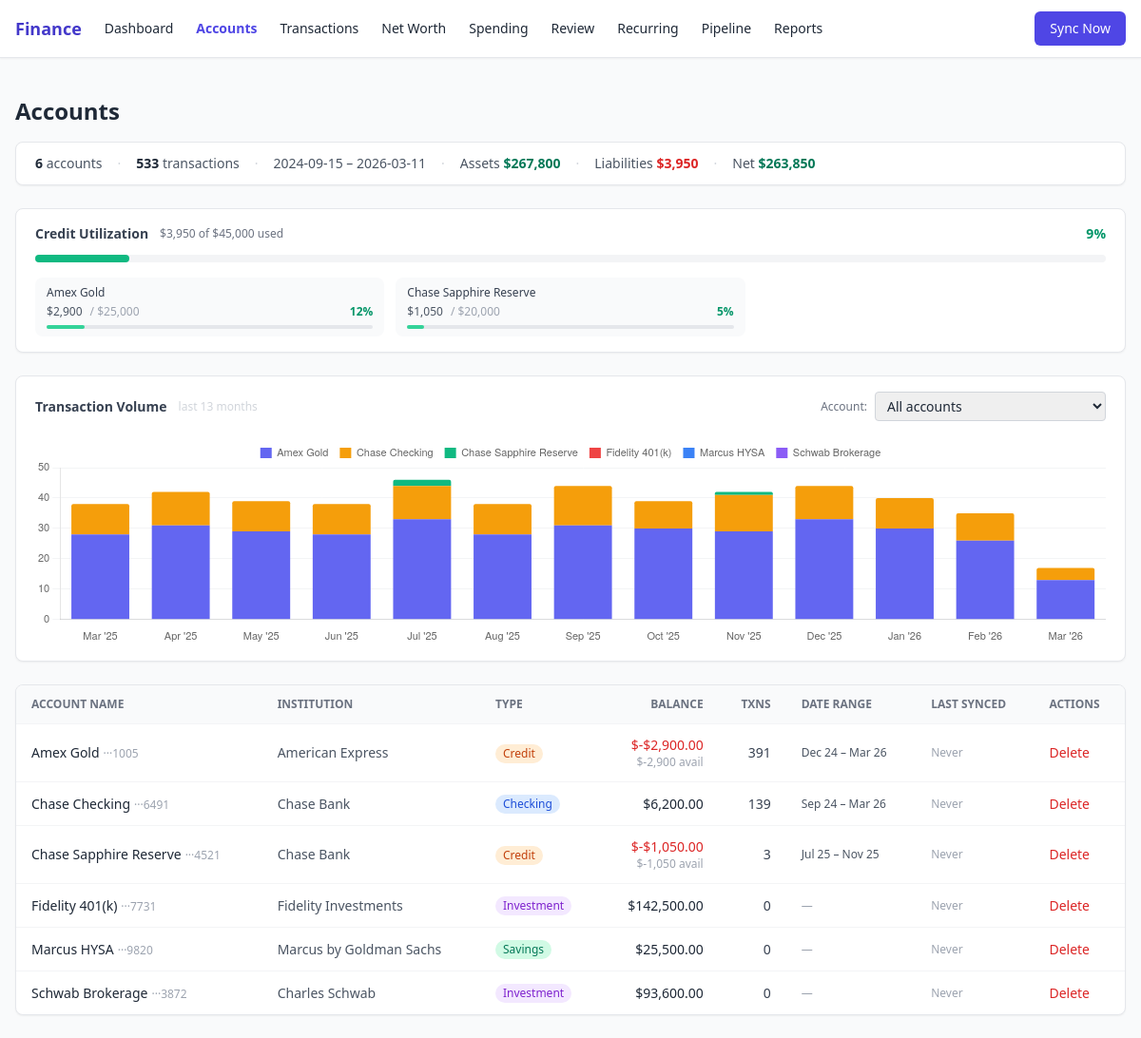
Screenshot of /accounts with the database file from the repository.
### tables this page shows
CREATE TABLE balances (
    id         INTEGER PRIMARY KEY AUTOINCREMENT,
    account_id TEXT REFERENCES accounts(id),
    timestamp  INTEGER NOT NULL,  -- unix ms
    balance    REAL,
    available  REAL
);

CREATE TABLE accounts (
    id             TEXT PRIMARY KEY,
    institution_id TEXT REFERENCES institutions(id),
    name           TEXT NOT NULL,
    type           TEXT,  -- 'checking' | 'savings' | 'credit' | 'investment' | 'loan'
    currency       TEXT DEFAULT 'USD',
    mask           TEXT,
    active         INTEGER DEFAULT 1
);

CREATE TABLE credit_limits (
    account_id   TEXT PRIMARY KEY REFERENCES accounts(id),
    credit_limit REAL NOT NULL,
    updated_at   INTEGER NOT NULL  -- unix ms
);

CREATE TABLE institutions (
    id     TEXT PRIMARY KEY,
    name   TEXT NOT NULL,
    url    TEXT,
    source TEXT NOT NULL  -- 'simplefin' | 'csv'
);

### finance/web/app.py (the view)
@app.get("/accounts", response_class=HTMLResponse)
async def accounts_page(
    request: Request,
    account_id: str | None = None,
    msg: str | None = None,
    conn: sqlite3.Connection = Depends(get_db),
):
    accounts = get_accounts(conn)
    overview = get_data_overview(conn)
    balance_rows = conn.execute(
        "SELECT account_id, COUNT(*) as cnt FROM balances GROUP BY account_id"
    ).fetchall()
    balance_counts = {r["account_id"]: r["cnt"] for r in balance_rows}
    ov_lookup = {ov["account_id"]: ov for ov in overview["per_account"]}
    merged_accounts = []
    for acct in accounts:
        ov = ov_lookup.get(acct["id"], {})
        merged_accounts.append({
            **dict(acct),
            "txn_count": ov.get("txn_count", 0),
            "earliest_txn": ov.get("earliest_txn"),
            "latest_txn": ov.get("latest_txn"),
            "last_synced_at": ov.get("last_synced_at"),
            "balance_count": balance_counts.get(acct["id"], 0),
        })
    from calendar import month_abbr
    timeline = get_transaction_timeline(conn, account_id=account_id)
    def _fmt_month(ym: str) -> str:
        y, m = ym.split("-")
        return f"{month_abbr[int(m)]} '{y[2:]}"
    _palette = [
        "#6366f1", "#f59e0b", "#10b981", "#ef4444", "#3b82f6",
        "#8b5cf6", "#ec4899", "#14b8a6", "#f97316", "#84cc16",
    ]
    datasets = [
        {
            "label": acct["name"],
            "data": acct["counts"],
            "backgroundColor": _palette[i % len(_palette)],
            "borderRadius": 2,
        }
        for i, acct in enumerate(timeline["accounts"])
    ]
    chart_data_json = json.dumps({
        "labels": [_fmt_month(m) for m in timeline["months"]],
        "datasets": datasets,
    })
    has_chart_data = any(
        sum(acct["counts"]) > 0 for acct in timeline["accounts"]
    )
    credit_util = get_credit_utilization(conn)
    asset_types = {"checking", "savings", "investment"}
    total_assets = sum(
        a["balance"] for a in merged_accounts
        if a["balance"] is not None and a["balance"] > 0
    )
    total_liabilities = sum(
        abs(a["balance"]) for a in merged_accounts
        if a["balance"] is not None and a["balance"] < 0
    )
    net_worth = total_assets - total_liabilities
    return templates.TemplateResponse(
        "accounts.html",
        {
            "request": request,
            "accounts": merged_accounts,
            "overview": overview,
            "msg": msg,
            "chart_data_json": chart_data_json,
            "has_chart_data": has_chart_data,
            "selected_account_id": account_id,
            "credit_util": credit_util,
            "total_assets": total_assets,
            "total_liabilities": total_liabilities,
            "net_worth": net_worth,
            "demo_mode": _is_demo(request),
        },
    )

### finance/web/templates/accounts.html (shortened to what this page needs)
{% extends "base.html" %}
{% block content %}
<h1 class="text-2xl font-bold mb-4">Accounts</h1>
{% if overview %}
{% set g = overview.global %}
<div class="bg-white rounded-lg border border-gray-200 shadow-sm px-5 py-3 mb-6 text-sm text-gray-600 flex flex-wrap gap-4">
  <span><span class="font-semibold text-gray-800">{{ g.total_accounts }}</span> account{{ 's' if g.total_accounts != 1 else '' }}</span>
  <span class="text-gray-300">·</span>
  <span><span class="font-semibold text-gray-800">{{ g.total_transactions }}</span> transaction{{ 's' if g.total_transactions != 1 else '' }}</span>
  <span class="text-gray-300">·</span>
  <span>{{ g.earliest_transaction or '—' }} – {{ g.latest_transaction or '—' }}</span>
  <span class="text-gray-300">·</span>
  <span>Assets <span class="font-semibold text-emerald-700">${{ "{:,.0f}".format(total_assets) }}</span></span>
  <span class="text-gray-300">·</span>
  <span>Liabilities <span class="font-semibold text-red-600">${{ "{:,.0f}".format(total_liabilities) }}</span></span>
  <span class="text-gray-300">·</span>
  <span>Net <span class="font-semibold {% if net_worth >= 0 %}text-emerald-700{% else %}text-red-600{% endif %}">${{ "{:,.0f}".format(net_worth | abs) }}{% if net_worth < 0 %} deficit{% endif %}</span></span>
</div>
{% endif %}
{% if credit_util and credit_util.cards %}
<div class="bg-white rounded-lg border border-gray-200 shadow-sm px-5 py-4 mb-6">
  <div class="flex flex-wrap items-center gap-3 mb-3">
    <h2 class="text-sm font-semibold text-gray-700">Credit Utilization</h2>
    {% if credit_util.aggregate_pct is not none %}
    <span class="text-xs text-gray-500">
      ${{ "{:,.0f}".format(credit_util.total_balance) }} of ${{ "{:,.0f}".format(credit_util.total_limit) }} used
    </span>
    <span class="ml-auto text-sm font-semibold {% if credit_util.aggregate_pct >= 70 %}text-red-600{% elif credit_util.aggregate_pct >= 30 %}text-amber-600{% else %}text-emerald-600{% endif %}">
      {{ "{:.0f}".format(credit_util.aggregate_pct) }}%
    </span>
    {% endif %}
  </div>
  {% if credit_util.aggregate_pct is not none %}
  <div class="w-full bg-gray-100 rounded-full h-2 mb-4">
    <div class="h-2 rounded-full {% if credit_util.aggregate_pct >= 70 %}bg-red-500{% elif credit_util.aggregate_pct >= 30 %}bg-amber-400{% else %}bg-emerald-500{% endif %}"
         style="width: {{ [credit_util.aggregate_pct, 100] | min }}%"></div>
  </div>
  {% endif %}
  {% if credit_util.cards | length > 1 %}
  <div class="grid grid-cols-1 sm:grid-cols-2 lg:grid-cols-3 gap-3">
    {% for card in credit_util.cards %}
    <div class="bg-gray-50 rounded-lg px-3 py-2 text-xs">
      <div class="font-medium text-gray-700 truncate mb-1">{{ card.name }}</div>
      <div class="flex items-center gap-2">
        <span class="text-gray-600">${{ "{:,.0f}".format(card.balance | abs) }}</span>
        {% if card.limit %}
        <span class="text-gray-400">/ ${{ "{:,.0f}".format(card.limit) }}</span>
        <span class="ml-auto font-semibold {% if card.utilization_pct >= 70 %}text-red-600{% elif card.utilization_pct >= 30 %}text-amber-600{% else %}text-emerald-600{% endif %}">
          {{ "{:.0f}".format(card.utilization_pct) }}%
        </span>
        {% else %}
        <span class="ml-auto text-gray-400 italic">no limit set</span>
        {% endif %}
      </div>
      {% if card.limit %}
      <div class="w-full bg-gray-200 rounded-full h-1 mt-1.5">
        <div class="h-1 rounded-full {% if card.utilization_pct >= 70 %}bg-red-400{% elif card.utilization_pct >= 30 %}bg-amber-400{% else %}bg-emerald-400{% endif %}"
             style="width: {{ [card.utilization_pct, 100] | min }}%"></div>
      </div>
      {% endif %}
    </div>
    {% endfor %}
  </div>
  {% endif %}
</div>
{% endif %}
<div class="bg-white rounded-lg border border-gray-200 shadow-sm px-5 py-4 mb-6">
  <div class="flex flex-wrap items-center gap-3 mb-4">
    <h2 class="text-sm font-semibold text-gray-700">Transaction Volume</h2>
    <span class="text-gray-300 text-xs">last 13 months</span>
    <form method="get" action="/accounts" class="ml-auto flex items-center gap-2">
      <label class="text-xs text-gray-500">Account:</label>
      <select name="account_id" onchange="this.form.submit()"
              class="text-sm border border-gray-300 rounded px-2 py-1 focus:outline-none focus:ring-1 focus:ring-indigo-400">
        <option value="">All accounts</option>
      </select>
    </form>
  </div>
  {% if has_chart_data %}
  <div style="height: 220px;">
    <canvas id="timelineChart"></canvas>
  </div>
  {% else %}
  <p class="text-sm text-gray-400 text-center py-8">No transaction data available for the selected period.</p>
  {% endif %}
</div>
{% if accounts %}
<div class="bg-white rounded-lg border border-gray-200 shadow-sm overflow-x-auto">
  <table class="w-full text-sm">
    <thead class="bg-gray-50 text-gray-500 uppercase text-xs">
      <tr>
        <th class="px-4 py-3 text-left">Account Name</th>
        <th class="px-4 py-3 text-left hidden sm:table-cell">Institution</th>
        <th class="px-4 py-3 text-left hidden sm:table-cell">Type</th>
        <th class="px-4 py-3 text-right">Balance</th>
        <th class="px-4 py-3 text-right hidden sm:table-cell">Txns</th>
        <th class="px-4 py-3 text-left hidden lg:table-cell">Date Range</th>
        <th class="px-4 py-3 text-left hidden lg:table-cell">Last Synced</th>
        <th class="px-4 py-3 text-left">Actions</th>
      </tr>
    </thead>
    <tbody>
      {% for acct in accounts %}
      <tr class="border-t border-gray-100 hover:bg-gray-50">
        <td class="px-4 py-3 font-medium">
          {{ acct.name }}{% if acct.mask %}<span class="text-gray-400 font-normal text-xs ml-1">···{{ acct.mask }}</span>{% endif %}
        </td>
        <td class="px-4 py-3 text-gray-600 hidden sm:table-cell">{{ acct.institution or '—' }}</td>
        <td class="px-4 py-3 hidden sm:table-cell">
          {% if acct.type == 'checking' %}
          <span class="inline-block px-2 py-0.5 rounded-full text-xs font-medium bg-blue-100 text-blue-700">Checking</span>
          {% elif acct.type == 'savings' %}
          <span class="inline-block px-2 py-0.5 rounded-full text-xs font-medium bg-emerald-100 text-emerald-700">Savings</span>
          {% elif acct.type == 'credit' %}
          <span class="inline-block px-2 py-0.5 rounded-full text-xs font-medium bg-orange-100 text-orange-700">Credit</span>
          {% elif acct.type == 'investment' %}
          <span class="inline-block px-2 py-0.5 rounded-full text-xs font-medium bg-purple-100 text-purple-700">Investment</span>
          {% elif acct.type %}
          <span class="inline-block px-2 py-0.5 rounded-full text-xs font-medium bg-gray-100 text-gray-600 capitalize">{{ acct.type }}</span>
          {% else %}
          <span class="text-gray-400">—</span>
          {% endif %}
        </td>
        <td class="px-4 py-3 text-right tabular-nums {% if acct.balance is not none and acct.balance < 0 %}text-red-600{% endif %}">
          {% if acct.balance is not none %}
            ${{ "{:,.2f}".format(acct.balance | abs) if acct.balance >= 0 else "-$" + "{:,.2f}".format(acct.balance | abs) }}
            {% if acct.available is not none and acct.type == 'credit' %}
            <div class="text-xs text-gray-400 font-normal">${{ "{:,.0f}".format(acct.available) }} avail</div>
            {% endif %}
          {% else %}
            <span class="text-gray-400">—</span>
          {% endif %}
        </td>
        <td class="px-4 py-3 text-right tabular-nums text-gray-700 hidden sm:table-cell">{{ acct.txn_count }}</td>
        <td class="px-4 py-3 text-gray-600 text-xs hidden lg:table-cell">
          {% if acct.earliest_txn and acct.latest_txn %}
            <span class="js-date-range"
                  data-earliest="{{ acct.earliest_txn }}"
                  data-latest="{{ acct.latest_txn }}">
            </span>
          {% else %}
            <span class="text-gray-400">—</span>
          {% endif %}
        </td>
        <td class="px-4 py-3 text-gray-500 text-xs hidden lg:table-cell">
          {% if acct.last_synced_at %}
            <span class="js-relative-time" data-ts="{{ acct.last_synced_at }}">{{ acct.last_synced_at }}</span>
          {% else %}
            <span class="text-gray-400">Never</span>
          {% endif %}
        </td>
        <td class="px-4 py-3">
          <button onclick="document.getElementById('del-{{ acct.id }}').classList.remove('hidden'); this.classList.add('hidden')"
                  class="text-red-600 hover:text-red-800 text-sm font-medium">
            Delete
          </button>
        </td>
      </tr>
      {% endfor %}
    </tbody>
  </table>
</div>
{% else %}
<p class="text-gray-500 text-sm">No accounts found. Run a sync to import your accounts.</p>
{% endif %}
<script>
// Transaction timeline chart
(function() {
  const raw = {{ chart_data_json | safe }};
  const canvas = document.getElementById('timelineChart');
  if (!canvas || !raw.datasets || raw.datasets.length === 0) return;
  const isStacked = raw.datasets.length > 1;
  new Chart(canvas, {
    type: 'bar',
    data: raw,
    options: {
      responsive: true,
      maintainAspectRatio: false,
      plugins: {
        legend: {
          display: isStacked,
          position: 'top',
          labels: { boxWidth: 12, font: { size: 11 }, padding: 12 }
        },
        tooltip: {
          mode: 'index',
          intersect: false,
          callbacks: {
            label: ctx => ` ${ctx.dataset.label}: ${ctx.parsed.y} txns`
          }
        }
      },
      scales: {
        x: {
          stacked: isStacked,
          grid: { display: false },
          ticks: { font: { size: 11 } }
        },
        y: {
          stacked: isStacked,
          beginAtZero: true,
          ticks: { precision: 0, font: { size: 11 } },
          grid: { color: '#f3f4f6' }
        }
      }
    }
  });
})();
</script>
{% endblock %}

### rows the page displays
balances: name "Amex Gold", balance|abs "2,900", utilization_pct "12", {{ [card.utilization_pct, 100] | min }} 11.600000000000001 (drawn), mask "1005", name "American Express", shows "Credit", balance "-$2,900.00", available "-2,900", txn_count "391"
credit_limits: limit "25,000"
balances: name "Chase Sapphire Reserve", balance|abs "1,050", utilization_pct "5", {{ [card.utilization_pct, 100] | min }} 5.25 (drawn), mask "4521", name "Chase Bank", shows "Credit", balance "-$1,050.00", available "-1,050", txn_count "3"
credit_limits: limit "20,000"
balances: name "Chase Checking", mask "6491", name "Chase Bank", balance "6,200.00", txn_count "139"
balances: name "Fidelity 401(k)", mask "7731", name "Fidelity Investments", balance "142,500.00", txn_count "0"
balances: name "Marcus HYSA", mask "9820", name "Marcus by Goldman Sachs", shows "Savings", balance "25,500.00", txn_count "0"
balances: name "Schwab Brokerage", mask "3872", name "Charles Schwab", shows "Investment", balance "93,600.00", txn_count "0"

### other values shown
{{ g.total_accounts }} "6"
{{ 's' if g.total_accounts != 1 else '' }} "s"
{{ g.total_transactions }} "533"
{{ 's' if g.total_transactions != 1 else '' }} "s"
{{ g.earliest_transaction or '—' }} "2024-09-15"
{{ g.latest_transaction or '—' }} "2026-03-11"
{{ "{:,.0f}".format(total_assets) }} "267,800"
{{ "{:,.0f}".format(total_liabilities) }} "3,950"
{{ "{:,.0f}".format(net_worth | abs) }} "263,850"
{{ "{:,.0f}".format(credit_util.total_balance) }} "3,950"
{{ "{:,.0f}".format(credit_util.total_limit) }} "45,000"
{{ "{:.0f}".format(credit_util.aggregate_pct) }} "9"
